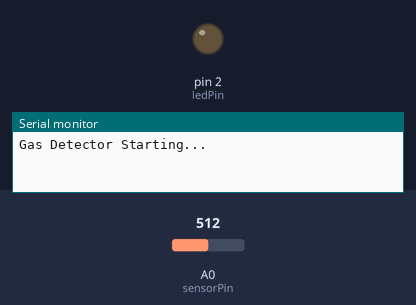
Bench run of a sketch on a simulated Arduino Uno, built with avr-gcc and run on an emulated ATmega328P. Parts: output pins drawn as LEDs (lit = HIGH), the last lines printed to the serial monitor. The test bench sets the inputs (shaded band); at power-on: A0 (sensorPin) = 512.

Above: at 0.1 s.
At 20.1 s:
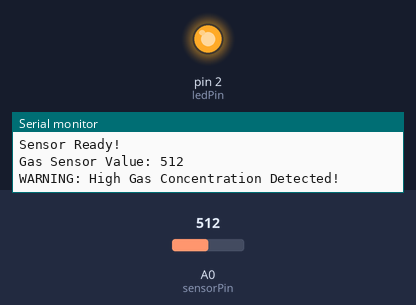
Timing chart, 0 to 21.6 s (numbered marks = the images above):
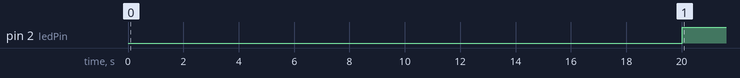

The sketch:

Gas_detector_LED.ino
```cpp
// Define the analog pin connected to MQ-2
const int sensorPin = A0;
// Define the LED pin
const int ledPin = 2; // Pin D2 for the LED

// Threshold value for gas detection (adjust based on testing)
const int threshold = 400;

void setup() {
  // Initialize serial communication at 9600 baud rate
  Serial.begin(9600);
  Serial.println("Gas Detector Starting...");

  // Set LED pin as output
  pinMode(ledPin, OUTPUT);
  digitalWrite(ledPin, LOW); // LED initially off

  // Allow sensor to warm up (MQ-2 needs ~20-30 seconds)
  delay(20000); // 20 seconds warm-up time
  Serial.println("Sensor Ready!");
}

void loop() {
  // Read the analog value from the sensor
  int sensorValue = analogRead(sensorPin);

  // Print the sensor value to Serial Monitor
  Serial.print("Gas Sensor Value: ");
  Serial.println(sensorValue);

  // Check if gas concentration exceeds threshold
  if (sensorValue > threshold) {
    Serial.println("WARNING: High Gas Concentration Detected!");
    digitalWrite(ledPin, HIGH); // Turn on the LED
  } else {
    Serial.println("Gas Levels Normal");
    digitalWrite(ledPin, LOW); // Turn off the LED
  }

  // Delay for readability
  delay(1000); // Wait 1 second before next reading
}
```

Measured:
- by itself, pin 2 (ledPin): LOW → HIGH at 20.0 s
